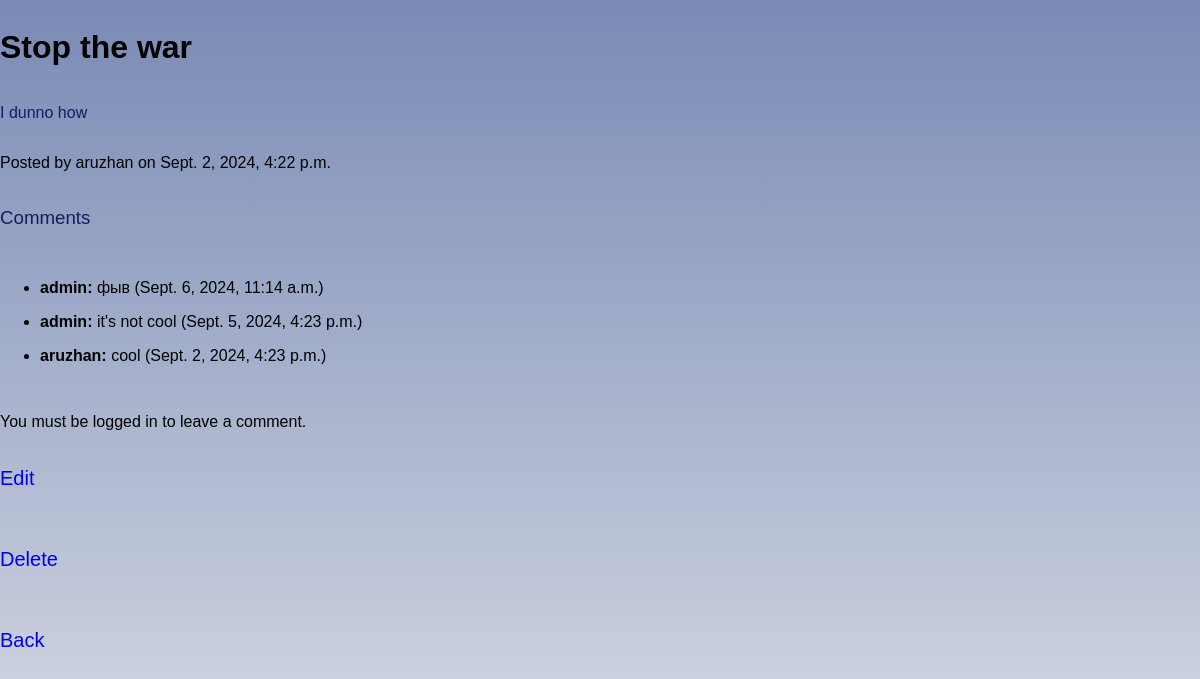
/posts/7, run on the app's committed database.
### blog/models.py (models this page shows, shortened)
class Post(models.Model):
    title = models.CharField(max_length=200)
    content = models.TextField()
    author = models.ForeignKey(settings.AUTH_USER_MODEL, on_delete=models.CASCADE)
    created_at = models.DateTimeField(auto_now_add=True)
    updated_at = models.DateTimeField(auto_now=True)

class Comment(models.Model):
    text = models.TextField()
    author = models.ForeignKey(User, on_delete=models.CASCADE)
    post = models.ForeignKey(Post, related_name='comments', on_delete=models.CASCADE)
    created_at = models.DateTimeField(auto_now_add=True)

### blog/views.py (the view)
# urls.py: path('posts/<int:id>', views.post_detail_view, name='post_detail'),
def post_detail_view(request, id):
    post = get_object_or_404(Post, id=id)
    comments = post.comments.all().order_by('-created_at')
    if request.method == 'POST':
        form = CommentForm(request.POST)
        if form.is_valid():
            comment = form.save(commit=False)
            comment.author = request.user
            comment.post = post
            comment.save()
            return redirect('post_detail', id=post.id)
    else:
        form = CommentForm()
    return render(request, 'blog/post_detail.html', {
        'post': post,
        'comments': comments,
        'form': form
    })

### blog/templates/blog/post_detail.html (shortened to what this page needs)
<!DOCTYPE html>
<html>
<head>
    {% load static %}
    <link rel="stylesheet" href="{% static 'css/styles.css' %}">
</head>
<body>
<div class="main">
    <h1>{{ post.title }}</h1>
    <p class="content">{{ post.content }}</p>
    <p>Posted by {{ post.author }} on {{ post.created_at }}</p>
    <h3>Comments</h3>
    <ul>
        {% for comment in comments %}
        <li>
            <p><strong>{{ comment.author }}:</strong> {{ comment.text }} ({{ comment.created_at }})</p>
        </li>
        {% empty %}
        <li>No comments yet.</li>
        {% endfor %}
    </ul>
    {% if user.is_authenticated %}
    <h3>Leave a Comment</h3>
    <form method="post">
        {% csrf_token %}
        {{ form.as_p }}
        <button type="submit">Submit</button>
    </form>
    {% else %}
    <p>You must be logged in to leave a comment.</p>
    {% endif %}
    <a href="{% url 'edit_post' post.id%}">Edit</a></br>
    <a href="{% url 'delete_post' post.id %}">Delete</a></br>
    <a href="{% url 'post_list' %}">Back</a>
</div>
</body>
</html>

### blog/static/css/styles.css (style rules this page uses)
body { background: linear-gradient(180deg, #798AB5FF 0.2%, #F3F3F3); filter: brightness(80%), saturate(90%); height: 1000px; display: flex; flex-direction: column; width: 100%; margin-left: 0; font-family: "Trebuchet MS", sans-serif; }
.content { color: #131d62; }
h3 { font-weight: normal; color: #131d62; }
.main { display: flex; flex-direction: column; }
a { margin: 20px 0; text-decoration: none; font-size: 20px; }

### data on the page
Post: title "Stop the war", content "I dunno how", author "aruzhan", created_at "Sept. 2, 2024, 4:22 p.m."
Comment: author "admin", text "фыв", created_at "Sept. 6, 2024, 11:14 a.m."
Comment: author "admin", text "it's not cool", created_at "Sept. 5, 2024, 4:23 p.m."
Comment: author "aruzhan", text "cool", created_at "Sept. 2, 2024, 4:23 p.m."
